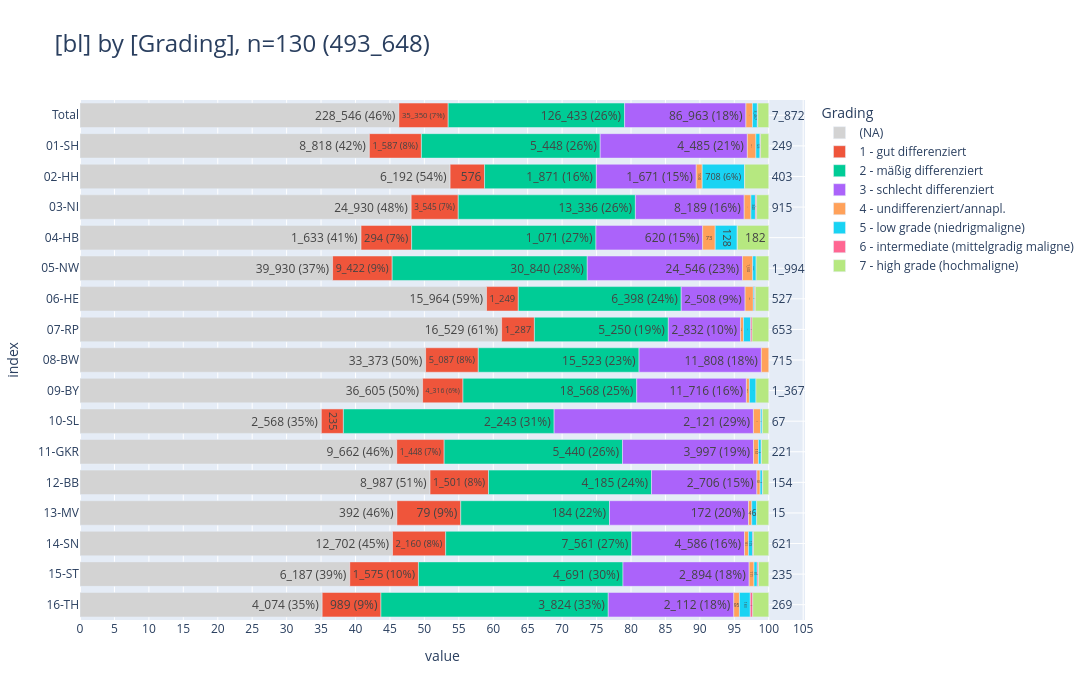

The code cell stored with this chart in its notebook:
### Markdown cell above
<br>

### <a id='toc1_5_9_'></a>[Grading 1](#toc0_)

### Code cell
_filters = [
    FILTERS_VALID,
    FILTERS_DY_MAX,
    FILTERS_C,
    FILTERS_NO_C44,
]

_filter = hlp.get_duckdb_filter_n(
    con=con,
    query="from tumor_epi_clin_all",
    filters=_filters,
    # distinct_metric="z_tum_id",
    first_n_filter_apply_to_rows=0,
)

_df = con.sql(f"""--sql
    select
        --z_dy::text as z_dy,
        --Grading,
        GKZbl_label as bl,
        label as Grading,
    from tumor_epi_clin_all tum
    left join dim_grading_epi gr on tum.GRAD  = gr.code
    where {_filter}
    """
).to_df()
# display(_df)

_=pls.plot_stacked_bars(
    _df,
    orientation="h",
    normalize=False,
    relative=True,
    dropna=False,
    sort_values_index=False,
    show_total=True,
    height=700,
    show_pct_bar=True,
)

### Figure 1 — Plotly figure (JSON) as saved in the notebook; plotly's stock layout.template omitted (floating-point values rounded to 4 significant figures)
{"data": [{"hovertemplate": "col=(NA)<br>value=%{x}<br>index=%{y}<br>cnt_pct_bar_str=%{text}<extra></extra>", "legendgroup": "(NA)", "marker": {"color": "lightgray", "pattern": {"shape": ""}}, "name": "(NA)", "orientation": "h", "showlegend": true, "text": ["228_546 (46%)", "8_818 (42%)", "6_192 (54%)", "24_930 (48%)", "1_633 (41%)", "39_930 (37%)", "15_964 (59%)", "16_529 (61%)", "33_373 (50%)", "36_605 (50%)", "2_568 (35%)", "9_662 (46%)", "8_987 (51%)", "392 (46%)", "12_702 (45%)", "6_187 (39%)", "4_074 (35%)"], "textposition": "auto", "type": "bar", "x": [228546, 8818, 6192, 24930, 1633, 39930, 15964, 16529, 33373, 36605, 2568, 9662, 8987, 392, 12702, 6187, 4074], "xaxis": "x", "y": [" Total", "01-SH", "02-HH", "03-NI", "04-HB", "05-NW", "06-HE", "07-RP", "08-BW", "09-BY", "10-SL", "11-GKR", "12-BB", "13-MV", "14-SN", "15-ST", "16-TH"], "yaxis": "y"}, {"hovertemplate": "col=1 - gut differenziert<br>value=%{x}<br>index=%{y}<br>cnt_pct_bar_str=%{text}<extra></extra>", "legendgroup": "1 - gut differenziert", "marker": {"color": "#EF553B", "pattern": {"shape": ""}}, "name": "1 - gut differenziert", "orientation": "h", "showlegend": true, "text": ["35_350 (7%)", "1_587 (8%)", "576", "3_545 (7%)", "294 (7%)", "9_422 (9%)", "1_249", "1_287", "5_087 (8%)", "4_316 (6%)", "235", "1_448 (7%)", "1_501 (8%)", "79 (9%)", "2_160 (8%)", "1_575 (10%)", "989 (9%)"], "textposition": "auto", "type": "bar", "x": [35350, 1587, 576, 3545, 294, 9422, 1249, 1287, 5087, 4316, 235, 1448, 1501, 79, 2160, 1575, 989], "xaxis": "x", "y": [" Total", "01-SH", "02-HH", "03-NI", "04-HB", "05-NW", "06-HE", "07-RP", "08-BW", "09-BY", "10-SL", "11-GKR", "12-BB", "13-MV", "14-SN", "15-ST", "16-TH"], "yaxis": "y"}, {"hovertemplate": "col=2 - mäßig differenziert<br>value=%{x}<br>index=%{y}<br>cnt_pct_bar_str=%{text}<extra></extra>", "legendgroup": "2 - mäßig differenziert", "marker": {"color": "#00CC96", "pattern": {"shape": ""}}, "name": "2 - mäßig differenziert", "orientation": "h", "showlegend": true, "text": ["126_433 (26%)", "5_448 (26%)", "1_871 (16%)", "13_336 (26%)", "1_071 (27%)", "30_840 (28%)", "6_398 (24%)", "5_250 (19%)", "15_523 (23%)", "18_568 (25%)", "2_243 (31%)", "5_440 (26%)", "4_185 (24%)", "184 (22%)", "7_561 (27%)", "4_691 (30%)", "3_824 (33%)"], "textposition": "auto", "type": "bar", "x": [126433, 5448, 1871, 13336, 1071, 30840, 6398, 5250, 15523, 18568, 2243, 5440, 4185, 184, 7561, 4691, 3824], "xaxis": "x", "y": [" Total", "01-SH", "02-HH", "03-NI", "04-HB", "05-NW", "06-HE", "07-RP", "08-BW", "09-BY", "10-SL", "11-GKR", "12-BB", "13-MV", "14-SN", "15-ST", "16-TH"], "yaxis": "y"}, {"hovertemplate": "col=3 - schlecht differenziert<br>value=%{x}<br>index=%{y}<br>cnt_pct_bar_str=%{text}<extra></extra>", "legendgroup": "3 - schlecht differenziert", "marker": {"color": "#AB63FA", "pattern": {"shape": ""}}, "name": "3 - schlecht differenziert", "orientation": "h", "showlegend": true, "text": ["86_963 (18%)", "4_485 (21%)", "1_671 (15%)", "8_189 (16%)", "620 (15%)", "24_546 (23%)", "2_508 (9%)", "2_832 (10%)", "11_808 (18%)", "11_716 (16%)", "2_121 (29%)", "3_997 (19%)", "2_706 (15%)", "172 (20%)", "4_586 (16%)", "2_894 (18%)", "2_112 (18%)"], "textposition": "auto", "type": "bar", "x": [86963, 4485, 1671, 8189, 620, 24546, 2508, 2832, 11808, 11716, 2121, 3997, 2706, 172, 4586, 2894, 2112], "xaxis": "x", "y": [" Total", "01-SH", "02-HH", "03-NI", "04-HB", "05-NW", "06-HE", "07-RP", "08-BW", "09-BY", "10-SL", "11-GKR", "12-BB", "13-MV", "14-SN", "15-ST", "16-TH"], "yaxis": "y"}, {"hovertemplate": "col=4 - undifferenziert/annapl.<br>value=%{x}<br>index=%{y}<br>cnt_pct_bar_str=%{text}<extra></extra>", "legendgroup": "4 - undifferenziert/annapl.", "marker": {"color": "#FFA15A", "pattern": {"shape": ""}}, "name": "4 - undifferenziert/annapl.", "orientation": "h", "showlegend": true, "text": ["4_703", "261", "100", "507", "73", "1_602", "324", "116", "715", "324", "76", "151", "83", "4", "161", "111", "95"], "textposition": "auto", "type": "bar", "x": [4703, 261, 100, 507, 73, 1602, 324, 116, 715, 324, 76, 151, 83, 4, 161, 111, 95], "xaxis": "x", "y": [" Total", "01-SH", "02-HH", "03-NI", "04-HB", "05-NW", "06-HE", "07-RP", "08-BW", "09-BY", "10-SL", "11-GKR", "12-BB", "13-MV", "14-SN", "15-ST", "16-TH"], "yaxis": "y"}, {"hovertemplate": "col=5 - low grade (niedrigmaligne)<br>value=%{x}<br>index=%{y}<br>cnt_pct_bar_str=%{text}<extra></extra>", "legendgroup": "5 - low grade (niedrigmaligne)", "marker": {"color": "#19D3F3", "pattern": {"shape": ""}}, "name": "5 - low grade (niedrigmaligne)", "orientation": "h", "showlegend": true, "text": ["3_467", "123", "708 (6%)", "340", "128", "546", "50", "279", "698", "17", "84", "58", "6", "173", "74", "183"], "textposition": "auto", "type": "bar", "x": [3467, 123, 708, 340, 128, 546, 50, 279, 698, 17, 84, 58, 6, 173, 74, 183], "xaxis": "x", "y": [" Total", "01-SH", "02-HH", "03-NI", "04-HB", "05-NW", "06-HE", "07-RP", "09-BY", "10-SL", "11-GKR", "12-BB", "13-MV", "14-SN", "15-ST", "16-TH"], "yaxis": "y"}, {"hovertemplate": "col=6 - intermediate (mittelgradig maligne)<br>value=%{x}<br>index=%{y}<br>cnt_pct_bar_str=%{text}<extra></extra>", "legendgroup": "6 - intermediate (mittelgradig maligne)", "marker": {"color": "#FF6692", "pattern": {"shape": ""}}, "name": "6 - intermediate (mittelgradig maligne)", "orientation": "h", "showlegend": true, "text": ["314", "19", "2", "86", "1", "28", "57", "3", "9", "9", "30", "29", "41"], "textposition": "auto", "type": "bar", "x": [314, 19, 2, 86, 1, 28, 57, 3, 9, 9, 30, 29, 41], "xaxis": "x", "y": [" Total", "01-SH", "02-HH", "03-NI", "04-HB", "06-HE", "07-RP", "10-SL", "11-GKR", "12-BB", "14-SN", "15-ST", "16-TH"], "yaxis": "y"}, {"hovertemplate": "col=7 - high grade (hochmaligne)<br>value=%{x}<br>index=%{y}<br>cnt_pct_bar_str=%{text}<extra></extra>", "legendgroup": "7 - high grade (hochmaligne)", "marker": {"color": "#B6E880", "pattern": {"shape": ""}}, "name": "7 - high grade (hochmaligne)", "orientation": "h", "showlegend": true, "text": ["7_872", "249", "403", "915", "182", "1_994", "527", "653", "1_367", "67", "221", "154", "15", "621", "235", "269"], "textposition": "auto", "type": "bar", "x": [7872, 249, 403, 915, 182, 1994, 527, 653, 1367, 67, 221, 154, 15, 621, 235, 269], "xaxis": "x", "y": [" Total", "01-SH", "02-HH", "03-NI", "04-HB", "05-NW", "06-HE", "07-RP", "09-BY", "10-SL", "11-GKR", "12-BB", "13-MV", "14-SN", "15-ST", "16-TH"], "yaxis": "y"}], "layout": {"barmode": "relative", "barnorm": "percent", "height": 700, "legend": {"title": {"text": "Grading"}, "tracegroupgap": 0, "traceorder": "normal"}, "title": {"font": {"size": 24}, "text": "[bl] by [Grading], n=130 (493_648)", "xanchor": "left", "y": 0.95, "yanchor": "top"}, "width": 1600, "xaxis": {"anchor": "y", "domain": [0, 1], "dtick": 5, "gridwidth": 1, "showgrid": true, "title": {"text": "value"}}, "yaxis": {"anchor": "x", "categoryarray": ["16-TH", "15-ST", "14-SN", "13-MV", "12-BB", "11-GKR", "10-SL", "09-BY", "08-BW", "07-RP", "06-HE", "05-NW", "04-HB", "03-NI", "02-HH", "01-SH", " Total"], "categoryorder": "array", "domain": [0, 1], "gridwidth": 1, "showgrid": true, "title": {"text": "index"}}}}
